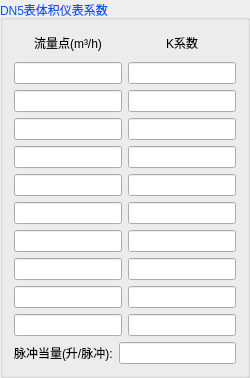
         <widget class="QGroupBox" name="gBox_DN5">
          <property name="palette">
           <palette>
            <active>
             <colorrole role="WindowText">
              <brush brushstyle="SolidPattern">
               <color alpha="255">
                <red>0</red>
                <green>85</green>
                <blue>255</blue>
               </color>
              </brush>
             </colorrole>
            </active>
            <inactive>
             <colorrole role="WindowText">
              <brush brushstyle="SolidPattern">
               <color alpha="255">
                <red>0</red>
                <green>85</green>
                <blue>255</blue>
               </color>
              </brush>
             </colorrole>
            </inactive>
            <disabled>
             <colorrole role="WindowText">
              <brush brushstyle="SolidPattern">
               <color alpha="255">
                <red>120</red>
                <green>120</green>
                <blue>120</blue>
               </color>
              </brush>
             </colorrole>
            </disabled>
           </palette>
          </property>
          <property name="title">
           <string>DN5表体积仪表系数</string>
          </property>
          <layout class="QVBoxLayout" name="verticalLayout_8">
           <item>
            <layout class="QHBoxLayout" name="horizontalLayout_5">
             <item>
              <layout class="QVBoxLayout" name="verticalLayout_9">
               <item>
                <widget class="QLabel" name="label_22">
                 <property name="sizePolicy">
                  <sizepolicy hsizetype="Preferred" vsizetype="Fixed">
                   <horstretch>0</horstretch>
                   <verstretch>0</verstretch>
                  </sizepolicy>
                 </property>
                 <property name="minimumSize">
                  <size>
                   <width>60</width>
                   <height>25</height>
                  </size>
                 </property>
                 <property name="palette">
                  <palette>
                   <active>
                    <colorrole role="WindowText">
                     <brush brushstyle="SolidPattern">
                      <color alpha="255">
                       <red>0</red>
                       <green>0</green>
                       <blue>0</blue>
                      </color>
                     </brush>
                    </colorrole>
                   </active>
                   <inactive>
                    <colorrole role="WindowText">
                     <brush brushstyle="SolidPattern">
                      <color alpha="255">
                       <red>0</red>
                       <green>0</green>
                       <blue>0</blue>
                      </color>
                     </brush>
                    </colorrole>
                   </inactive>
                   <disabled>
                    <colorrole role="WindowText">
                     <brush brushstyle="SolidPattern">
                      <color alpha="255">
                       <red>120</red>
                       <green>120</green>
                       <blue>120</blue>
                      </color>
                     </brush>
                    </colorrole>
                   </disabled>
                  </palette>
                 </property>
                 <property name="text">
                  <string>&lt;html&gt;&lt;head/&gt;&lt;body&gt;&lt;p align=&quot;center&quot;&gt;流量点(m³/h)&lt;/p&gt;&lt;/body&gt;&lt;/html&gt;</string>
                 </property>
                </widget>
               </item>
               <item>
                <widget class="QLineEdit" name="lineEdit_DN5_FLowPoint_1"/>
               </item>
               <item>
                <widget class="QLineEdit" name="lineEdit_DN5_FLowPoint_2"/>
               </item>
               <item>
                <widget class="QLineEdit" name="lineEdit_DN5_FLowPoint_3"/>
               </item>
               <item>
                <widget class="QLineEdit" name="lineEdit_DN5_FLowPoint_4"/>
               </item>
               <item>
                <widget class="QLineEdit" name="lineEdit_DN5_FLowPoint_5"/>
               </item>
               <item>
                <widget class="QLineEdit" name="lineEdit_DN5_FLowPoint_6"/>
               </item>
               <item>
                <widget class="QLineEdit" name="lineEdit_DN5_FLowPoint_7"/>
               </item>
               <item>
                <widget class="QLineEdit" name="lineEdit_DN5_FLowPoint_8"/>
               </item>
               <item>
                <widget class="QLineEdit" name="lineEdit_DN5_FLowPoint_9"/>
               </item>
               <item>
                <widget class="QLineEdit" name="lineEdit_DN5_FLowPoint_10"/>
               </item>
              </layout>
             </item>
             <item>
              <layout class="QVBoxLayout" name="verticalLayout_10">
               <item>
                <widget class="QLabel" name="label_23">
                 <property name="sizePolicy">
                  <sizepolicy hsizetype="Preferred" vsizetype="Fixed">
                   <horstretch>0</horstretch>
                   <verstretch>0</verstretch>
                  </sizepolicy>
                 </property>
                 <property name="minimumSize">
                  <size>
                   <width>50</width>
                   <height>25</height>
                  </size>
                 </property>
                 <property name="palette">
                  <palette>
                   <active>
                    <colorrole role="WindowText">
                     <brush brushstyle="SolidPattern">
                      <color alpha="255">
                       <red>0</red>
                       <green>0</green>
                       <blue>0</blue>
                      </color>
                     </brush>
                    </colorrole>
                   </active>
                   <inactive>
                    <colorrole role="WindowText">
                     <brush brushstyle="SolidPattern">
                      <color alpha="255">
                       <red>0</red>
                       <green>0</green>
                       <blue>0</blue>
                      </color>
                     </brush>
                    </colorrole>
                   </inactive>
                   <disabled>
                    <colorrole role="WindowText">
                     <brush brushstyle="SolidPattern">
                      <color alpha="255">
                       <red>120</red>
                       <green>120</green>
                       <blue>120</blue>
                      </color>
                     </brush>
                    </colorrole>
                   </disabled>
                  </palette>
                 </property>
                 <property name="text">
                  <string>&lt;html&gt;&lt;head/&gt;&lt;body&gt;&lt;p align=&quot;center&quot;&gt;K系数&lt;/p&gt;&lt;/body&gt;&lt;/html&gt;</string>
                 </property>
                </widget>
               </item>
               <item>
                <widget class="QLineEdit" name="lineEdit_DN5_KCoe_1"/>
               </item>
               <item>
                <widget class="QLineEdit" name="lineEdit_DN5_KCoe_2"/>
               </item>
               <item>
                <widget class="QLineEdit" name="lineEdit_DN5_KCoe_3"/>
               </item>
               <item>
                <widget class="QLineEdit" name="lineEdit_DN5_KCoe_4"/>
               </item>
               <item>
                <widget class="QLineEdit" name="lineEdit_DN5_KCoe_5"/>
               </item>
               <item>
                <widget class="QLineEdit" name="lineEdit_DN5_KCoe_6"/>
               </item>
               <item>
                <widget class="QLineEdit" name="lineEdit_DN5_KCoe_7"/>
               </item>
               <item>
                <widget class="QLineEdit" name="lineEdit_DN5_KCoe_8"/>
               </item>
               <item>
                <widget class="QLineEdit" name="lineEdit_DN5_KCoe_9"/>
               </item>
               <item>
                <widget class="QLineEdit" name="lineEdit_DN5_KCoe_10"/>
               </item>
              </layout>
             </item>
            </layout>
           </item>
           <item>
            <layout class="QHBoxLayout" name="horizontalLayout_6">
             <item>
              <widget class="QLabel" name="label_24">
               <property name="palette">
                <palette>
                 <active>
                  <colorrole role="WindowText">
                   <brush brushstyle="SolidPattern">
                    <color alpha="255">
                     <red>0</red>
                     <green>0</green>
                     <blue>0</blue>
                    </color>
                   </brush>
                  </colorrole>
                 </active>
                 <inactive>
                  <colorrole role="WindowText">
                   <brush brushstyle="SolidPattern">
                    <color alpha="255">
                     <red>0</red>
                     <green>0</green>
                     <blue>0</blue>
                    </color>
                   </brush>
                  </colorrole>
                 </inactive>
                 <disabled>
                  <colorrole role="WindowText">
                   <brush brushstyle="SolidPattern">
                    <color alpha="255">
                     <red>120</red>
                     <green>120</green>
                     <blue>120</blue>
                    </color>
                   </brush>
                  </colorrole>
                 </disabled>
                </palette>
               </property>
               <property name="text">
                <string>脉冲当量(升/脉冲):</string>
               </property>
              </widget>
             </item>
             <item>
              <widget class="QLineEdit" name="lineEdit_DN5_Pulse"/>
             </item>
            </layout>
           </item>
          </layout>
         </widget>
